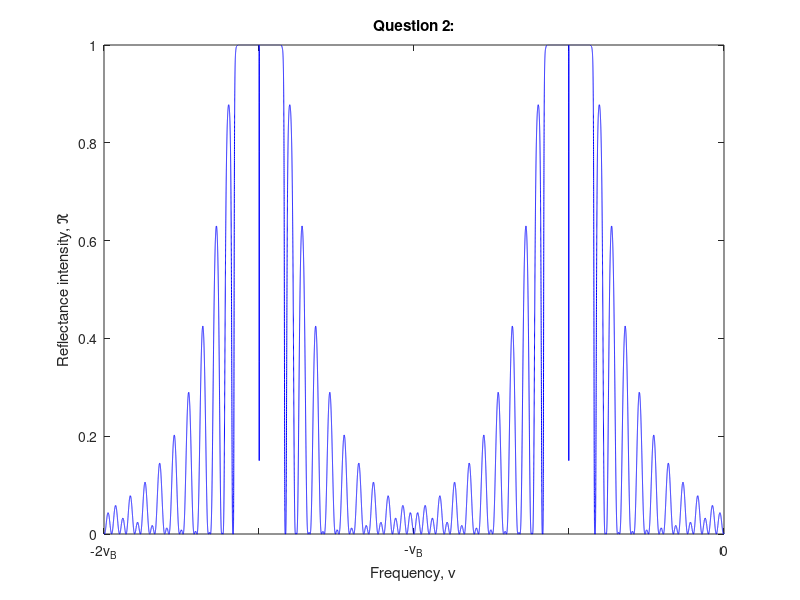

MATLAB code to generate this figure:
clc
clear
close all

% refractive index of the medium 1
n1 = 1.45;

% refractive index of the dielectric layer, medium 2
n2 = 2.25;

% --- d1 = thickness of medium 1 
% --- d2 = thickness of medium 2
d1 = 259*10^-9; % in meters
d2 = 167*10^-9; % in meters

% ******************
% Number of segments
N = 10;

% ** how many frequency values do you want?
freqRange = 100000;

% ********* Constants *********

% speed of light in vacuum
c0 = 3*10^8; % in m/s

% ********* Derivations *********


% Grating period
Lambda = d1 + d2;

% average refractive index
n_avg = (n1*d1 + n2*d2)/(Lambda);

% Bragg frequency  - p.275
% mu_B = c0/(n_avg*(2*Lambda));
mu_B = c0/(n1*(1.5*10^-6));


% frequency range;
freqValues = linspace(-2*mu_B,2*mu_B,freqRange);


% Interface
I12 = 1/(2*n2) * [(n2+n1),(n2-n1);
        (n2-n1),(n2+n1)];
I21 = 1/(2*n1) * [(n1+n2),(n1-n2);
        (n1-n2),(n1+n2)];
    

R_Q2 = zeros(1,freqRange);
for count = 1:1:freqRange
    
    % phase, Phi
    Phi_1 = (2*pi*n1*freqValues(count)/c0)*(n1 * d1);
    Phi_2 = (2*pi*n2*freqValues(count)/c0)*(n2 * d2);
    

    e_1 = [exp(-1i*(Phi_1)), 0; 
        0, exp(1i*(Phi_1))];
    
    e_2 = [exp(-1i*(Phi_1)), 0; 
        0, exp(1i*(Phi_1))];
    
    
        % Unit cell Wave matrix
    M_temp = [I21]*[e_2]*[I12]*[e_1];
    
   
    % Wave Transfer Matrix for each frequency
    M = (M_temp^N) * e_1 * (M_temp^N);

    % Reflectance
    r_small_Q2 = M(1,2)/M(2,2);
    R_Q2(count) = (abs(r_small_Q2)).^2;
end

figure(1)
plot(freqValues/mu_B,R_Q2,'-b');
xlabel('Frequency, \nu');
ylabel('Reflectance intensity, \Re');
xticklabels({'-2\nu_B','','-\nu_B','',0,'', '\nu_B','', '2\nu_B'});
title('Question 2:')
